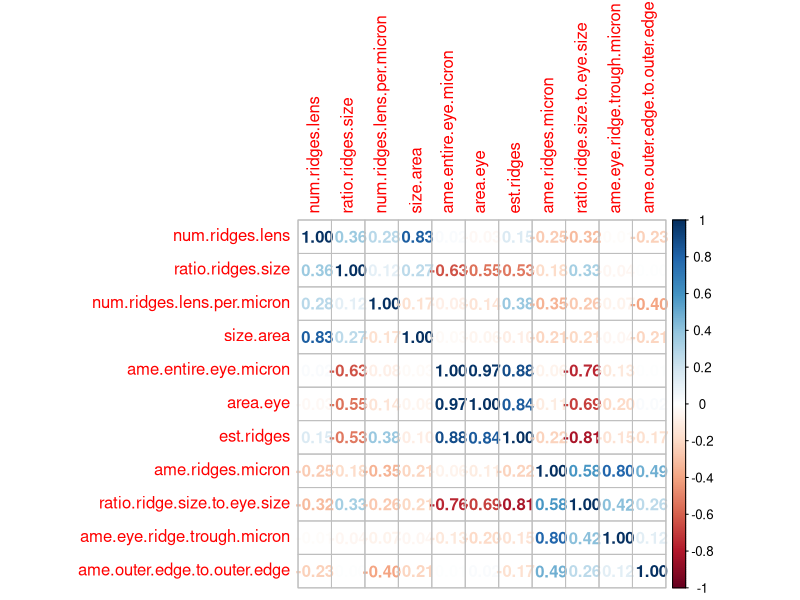

Write the R code that produced this figure.
# Author: Sarah Crews and Misha Leong
# Date: March 2019
# Project: Sample code for Sarah to run on her spider eyes


# *************************************************************
# FIRST THINGS FIRST
# *************************************************************

# load libraries
library(tidyverse)
library(corrplot)

# load file
eyes<- read_csv("raw.csv") %>% drop_na()


# *************************************************************
# CORRELATIONS BETWEEN VARIABLES
# *************************************************************
M <- cor(eyes)
corrplot(M, method = "number")
